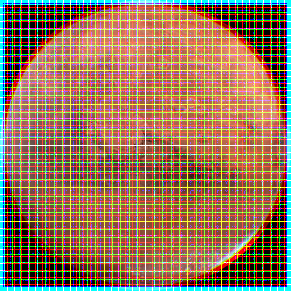
#> input picture img/nuevaImagen.png, 292 x 292 px
$ python interpolation.py
#> lines starting #> are read from the running program, lines starting #| are printed output that depends on the picture
### functions.py
import numpy as np
import math
from PIL import Image #Image file handling
from scipy.interpolate import griddata #for image interpolation
from scipy import interpolate

def interpolation(pixels, width_output, height_output):

    arry = np.zeros((width_output, height_output))
    for i in range(width_output):
        for j in range(height_output):
            arry[i,j] = pixels[i,j]

    # Get the coordinates of the non-white pixels
    nonwhite_coords = np.argwhere(arry != 255)
    # Get the coordinates of the white pixels
    white_coords = np.argwhere(arry == 255)

    # Get the pixel values of the non-white pixels
    nonwhite_pixels = arry[nonwhite_coords[:,0], nonwhite_coords[:,1]]

    # Interpolate the pixel values of the white pixels
    interpolated_pixels = griddata(nonwhite_coords, nonwhite_pixels, white_coords, method='linear', rescale=True)

    #Change resulting NaN values with some value (zero, for instance)
    interpolated_pixels = np.nan_to_num(interpolated_pixels, nan=127.0)

    #Round interpolated values to integers
    int_out = np.round(interpolated_pixels).astype(int)
    print(int_out.shape[0])
    #Fill white pixels locations with interpolated values
    for i in range(int_out.shape[0]):
        pixels[white_coords[i,0], white_coords[i,1] ] = int_out[i]

    #Returne pixels array with interpolated values
    return pixels

# [94 lines left out: functions compute_lens_matrix, ray_tracing, not called in this run]

### interpolation.py
import cv2
import numpy as np
import matplotlib.pyplot as plt
from functions import*

# imagen
img = cv2.imread("img/nuevaImagen.png") # matriz principal
#> img is the input picture: shape (292, 292, 3); mean B, G, R 92.1, 119.5, 151.7

img = cv2.cvtColor(img, cv2.COLOR_BGR2RGB) # se corrige para poder usar matplotlib

R,G,B = cv2.split(img) # se extraen los canales

width_output = 252
height_output = 252

pixelsR, pixelsG, pixelsB = R, G, B

if (interpolate):
  pixelsR = interpolation(pixelsR, width_output, height_output)
#> after the loop in interpolation, `for i in range(width_output):`:
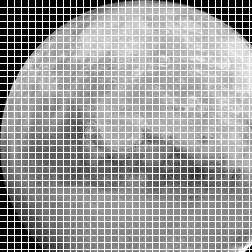
#> arry: shape (252, 252) float64; min 0, max 255, mean 162.9
#> in interpolation, `nonwhite_coords = np.argwhere(arry != 255)`: nonwhite_coords = 46640 pairs, first value 0 to 251, second value 0 to 251
#> in interpolation, `white_coords = np.argwhere(arry == 255)`: white_coords = 16864 pairs, first value 0 to 251, second value 0 to 251
#> in interpolation, `interpolated_pixels = griddata(nonwhite_coords, nonwhite_pixels, white..`: interpolated_pixels = 16864 values, max 245.5 at index 16859, min -5.55e-17 at index 120, mean 131.9
#> in interpolation, `int_out = np.round(interpolated_pixels).astype(int)`: int_out = 16864 values, max 246 at index 16859, min 0 at index 0, mean 131.9
#| 16864
#> after the loop in interpolation, `for i in range(int_out.shape[0]):`:
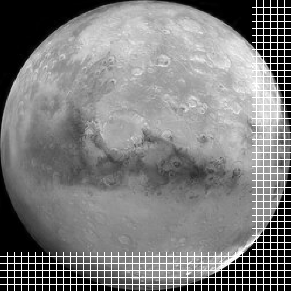
#> pixels: shape (292, 292); min 0, max 255, mean 127.4
  print ("Interpolation performed")
  pass

if (interpolate):
  pixelsG = interpolation(pixelsG, width_output, height_output)
#> call 2 of interpolation, with width_output = 252, height_output = 252
#> after the loop in interpolation (call 2), `for i in range(width_output):`:
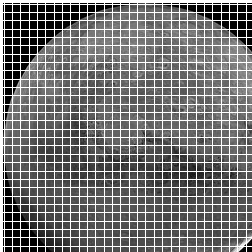
#> arry: shape (252, 252) float64; min 0, max 255, mean 122.1
#> in interpolation (call 2), `nonwhite_coords = np.argwhere(arry != 255)`: nonwhite_coords = 47961 pairs, first value 3 to 251, second value 3 to 251
#> in interpolation (call 2), `white_coords = np.argwhere(arry == 255)`: white_coords = 15543 pairs, first value 0 to 251, second value 0 to 251
#> in interpolation (call 2), `interpolated_pixels = np.nan_to_num(interpolated_pixels, nan=127.0)`: interpolated_pixels = 15543 values, max 241 at index 15368, min -6.88e-15 at index 7687, mean 82.6
#> in interpolation (call 2), `int_out = np.round(interpolated_pixels).astype(int)`: int_out = 15543 values, max 241 at index 15368, min 0 at index 759, mean 82.6
#| 15543
#> after the loop in interpolation (call 2), `for i in range(int_out.shape[0]):`:
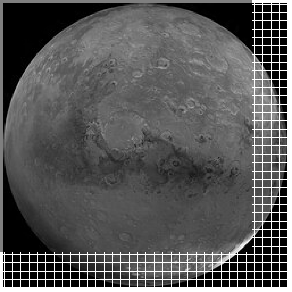
#> pixels: shape (292, 292); min 0, max 255, mean 88.1
  print ("Interpolation performed")
  pass

if (interpolate):
  pixelsB = interpolation(pixelsB, width_output, height_output)
#> call 3 of interpolation, with width_output = 252, height_output = 252
#> after the loop in interpolation (call 3), `for i in range(width_output):`:
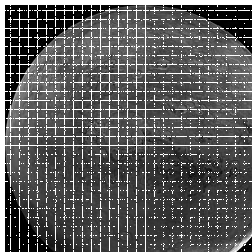
#> arry: shape (252, 252) float64; min 0, max 255, mean 92.9
#> in interpolation (call 3), `nonwhite_coords = np.argwhere(arry != 255)`: nonwhite_coords = 53275 pairs, first value 5 to 251, second value 5 to 251
#> in interpolation (call 3), `white_coords = np.argwhere(arry == 255)`: white_coords = 10229 pairs, first value 0 to 251, second value 0 to 251
#> in interpolation (call 3), `interpolated_pixels = np.nan_to_num(interpolated_pixels, nan=127.0)`: interpolated_pixels = 10229 values, max 212.5 at index 10228, min -3.44e-15 at index 1447, mean 78.35
#> in interpolation (call 3), `int_out = np.round(interpolated_pixels).astype(int)`: int_out = 10229 values, max 213 at index 10228, min 0 at index 1265, mean 78.35
#| 10229
#> after the loop in interpolation (call 3), `for i in range(int_out.shape[0]):`:
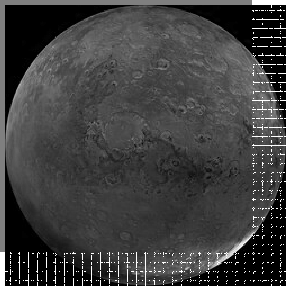
#> pixels: shape (292, 292); min 0, max 255, mean 70.9
  print ("Interpolation performed")
  pass

imgre = cv2.merge((pixelsB, pixelsG, pixelsR))
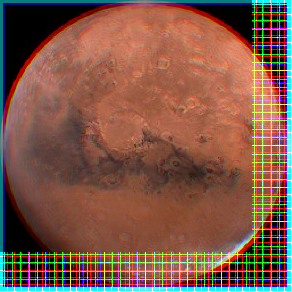
#> imgre: shape (292, 292, 3); mean B, G, R 70.9, 88.1, 127.4

cv2.imwrite("img/nuevaImagenInterpolada.png", imgre)

$ run again, with img/mars.jpg saved as img/nuevaImagen.png
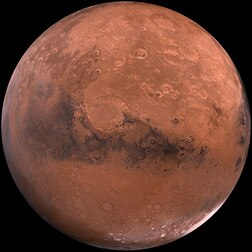
#> input picture img/mars.jpg, 252 x 252 px
#> img is the input picture: shape (252, 252, 3); mean B, G, R 54.5, 69.1, 112.3
#> `R,G,B = cv2.split(img)`:
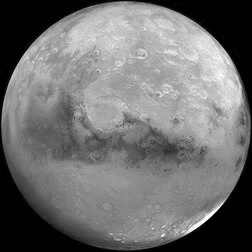
#> R: shape (252, 252); min 0, max 255, mean 112.3
#> `R,G,B = cv2.split(img)`:
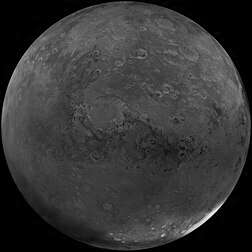
#> B: shape (252, 252); min 0, max 253, mean 54.5
#> nonwhite_coords = 63468 pairs, first value 0 to 251, second value 0 to 251
#> white_coords = 36 pairs, first value 58 to 235, second value 162 to 222
#> interpolated_pixels = 36 values, max 251 at index 30, min 135 at index 3, mean 210.8
#> int_out = 36 values, max 251 at index 30, min 135 at index 3, mean 210.9
#| 36
#| 0
#| 0
